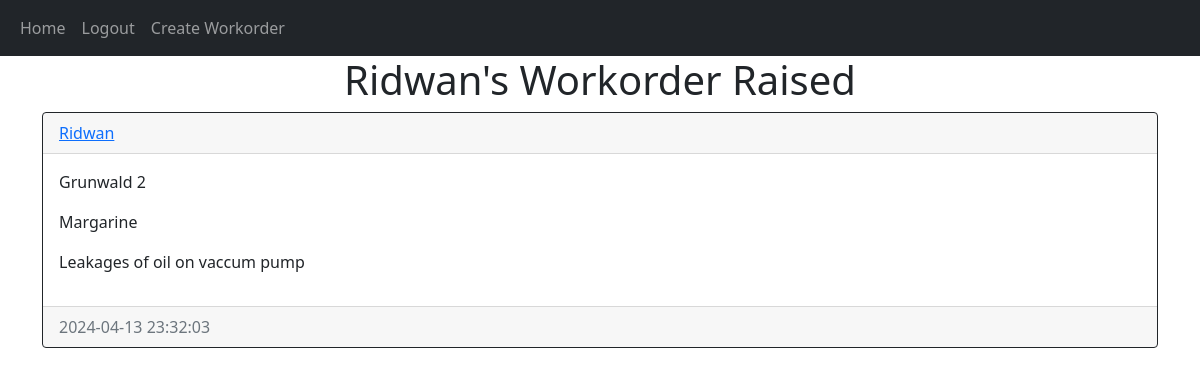
Page /workorders/Ridwan (signed in) on the committed database.
### website/models.py (models this page shows)
class User(db.Model, UserMixin):
    id = db.Column(db.Integer, primary_key=True)
    email = db.Column(db.String(150), unique=True)
    username = db.Column(db.String(150), unique=True)
    password = db.Column(db.String(150))
    date_created = db.Column(db.DateTime(timezone=True), default=func.now())
    work_orders = db.relationship('WorkOrder', backref='user', passive_deletes=True)

class WorkOrder(db.Model):
    id = db.Column(db.Integer, primary_key=True)
    equipment_name = db.Column(db.Text, nullable=False)
    department = db.Column(db.Text, nullable=False)
    work_requested = db.Column(db.Text, nullable=False)
    date_created = db.Column(db.DateTime(timezone=True), default=func.now())
    user_id = db.Column(db.Integer, db.ForeignKey(
        'user.id', ondelete="CASCADE"), nullable=False)

### website/views.py (the view)
@views.route("/workorders/<username>")
@login_required
def posts(username):
    user = User.query.filter_by(username=username).first()
    if not user:
        flash('No user with that username exists.', category='error')
        return redirect(url_for('views.home'))
    workorders = user.work_orders
    return render_template("workorders.html", user=current_user, work_orders=workorders, username=username)

### website/__init__.py (called while the page is built)
def create_app():
    app = Flask(__name__)
    app.config['SECRET_KEY'] = "helloworld"
    app.config['SQLALCHEMY_DATABASE_URI'] = f'sqlite:///{DB_NAME}'
    db.init_app(app)
    from .views import views
    from .auth import auth
    app.register_blueprint(views, url_prefix="/")
    app.register_blueprint(auth, url_prefix="/")
    from .models import User, WorkOrder
    with app.app_context():
        db.create_all()
    login_manager = LoginManager()
    login_manager.login_view = "auth.login"
    login_manager.init_app(app)
    @login_manager.user_loader
    def load_user(id):
        return User.query.get(int(id))
    return app

### website/templates/workorders.html (shortened to what this page needs)
{% extends "workorders_div.html" %}  {% block header %} {{username}}'s Workorder Raised {% endblock %}

### website/templates/workorders_div.html (shortened to what this page needs)
{% extends "base.html" %} {% block title %}Workorder{% endblock %} {% block content
    %}
    <h1 align="center">{% block header %}Work Orders{% endblock %}</h1>
    <div id="posts">
      {% for workorder in work_orders %}
      <div class="card border-dark">
        <div class="card-header d-flex justify-content-between align-items-center">
          <a href="/workorders/{{workorder.user.username}}">{{workorder.user.username}}</a>
        </div>
        <div class="card-body">
          <div class="card-text">
            <p>{{workorder.equipment_name}}</p>
            <p>{{workorder.department}}</p>
            <p>{{workorder.work_requested}}</p>
        </div>
        </div>
        <div class="card-footer text-muted">
            {{workorder.date_created}}
        </div>
      </div>
      <br/ > {% endfor %}
    </div>
    {% endblock %}

### rows in the picture
User: username "Ridwan"
WorkOrder: user.username "Ridwan", equipment_name "Grunwald 2", department "Margarine", work_requested "Leakages of oil on vaccum pump", date_created "2024-04-13 23:32:03"
